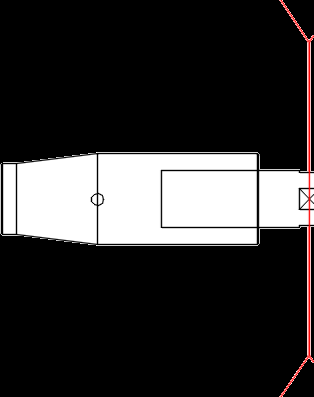
#> input picture opencv绘图/linker_left.png, 314 x 397 px
$ python '透明图片创建.py'
#> lines starting #> are read from the running program, lines starting #| are printed output that depends on the picture
import numpy as np
import cv2

img_height, img_width = 300, 600
n_channels = 4
transparent_img = np.zeros((img_height, img_width, n_channels), dtype=np.uint8)
# transparent_img[transparent_img == 0] = 255
# transparent_img[:, :, 3] = 0

cv2.putText(transparent_img, 'abcdefg', (100, 100), cv2.FONT_HERSHEY_SIMPLEX, 3, (255, 0, 0, 255), 6)
cv2.line(transparent_img, (0, 0), (100, 100), (0, 255, 0, 255))

# t = cv2.getTextSize('abcdefg', cv2.FONT_HERSHEY_SIMPLEX, 0.7, 1)

# m = cv2.getRotationMatrix2D((100, 100), -45, 1)
# dst = cv2.warpAffine(transparent_img, m, (500, 500))

img2 = np.zeros((img_height, img_width, 3), dtype=np.uint8)
img2[img2 == 0] = 100
cv2.line(img2, (0, 0), (500, 500), (0, 0, 255))
img2 = cv2.cvtColor(img2, cv2.COLOR_BGR2BGRA)
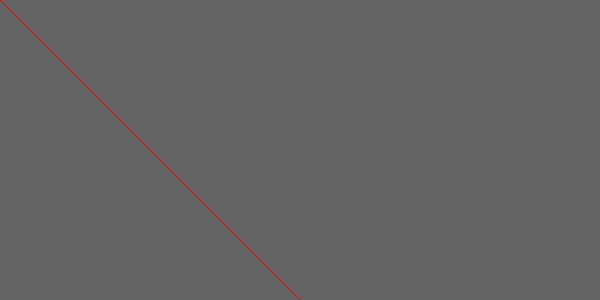
#> img2: shape (300, 600, 4); mean B, G, R, A 99.8, 99.8, 100.3, 255

res = np.where(transparent_img > 0)
print(res)

height, width = transparent_img.shape[0], transparent_img.shape[1]


def get_word_index(where_res, height, width):
    tamp = np.zeros((height, width))

    rows = where_res[0]
    cols = where_res[1]
    values = where_res[2]

    for i, row in rows:
        if values[i] < 3:
            ...


fin = transparent_img + img2
# print(transparent_img[0,0],img2[0,0],fin[0,0])

# Save the image for visualization
# cv2.imwrite("transparent_img.png", transparent_img)

cv2.imshow('a', transparent_img)
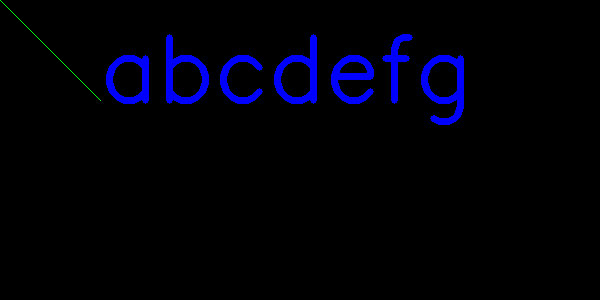
#> window 'a': shape (300, 600, 4); mean B, G, R, A 9.7, 0.1, 0, 9.8
cv2.imwrite('a.png', transparent_img)

cv2.imshow('b', img2)
cv2.imwrite('b.png', img2)

cv2.imshow('c', fin)

cv2.imwrite('c.png', fin)
cv2.waitKey(0)

p = cv2.imread('linker_left.png')
#> p is the input picture: shape (397, 314, 3); mean B, G, R 51.4, 51.4, 52.9
# print(p)
